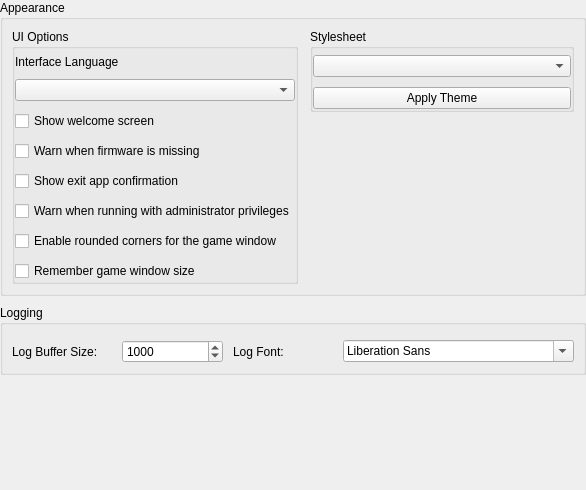
           <widget class="QWidget" name="gui_scroll_contents">
            <property name="geometry">
             <rect>
              <x>0</x>
              <y>0</y>
              <width>586</width>
              <height>490</height>
             </rect>
            </property>
            <layout class="QVBoxLayout" name="gui_tab_content_layout">
             <property name="spacing">
              <number>9</number>
             </property>
             <property name="leftMargin">
              <number>0</number>
             </property>
             <property name="topMargin">
              <number>0</number>
             </property>
             <property name="rightMargin">
              <number>0</number>
             </property>
             <property name="bottomMargin">
              <number>0</number>
             </property>
             <item>
              <widget class="QGroupBox" name="gb_gui_appearance_section">
               <property name="title">
                <string>Appearance</string>
               </property>
               <layout class="QHBoxLayout" name="gb_gui_appearance_section_layout">
                <property name="spacing">
                 <number>12</number>
                </property>
                <item alignment="Qt::AlignmentFlag::AlignTop">
                 <widget class="QGroupBox" name="gb_ui_options">
                  <property name="title">
                   <string>UI Options</string>
                  </property>
                  <property name="flat">
                   <bool>true</bool>
                  </property>
                  <layout class="QVBoxLayout" name="gb_ui_options_layout">
                   <property name="spacing">
                    <number>10</number>
                   </property>
                   <property name="leftMargin">
                    <number>0</number>
                   </property>
                   <property name="topMargin">
                    <number>6</number>
                   </property>
                   <property name="rightMargin">
                    <number>0</number>
                   </property>
                   <property name="bottomMargin">
                    <number>0</number>
                   </property>
                   <item>
                    <widget class="QLabel" name="label_ui_language">
                     <property name="text">
                      <string>Interface Language</string>
                     </property>
                    </widget>
                   </item>
                   <item>
                    <widget class="QComboBox" name="ui_language_box"/>
                   </item>
                   <item>
                    <widget class="QCheckBox" name="show_welcome">
                     <property name="text">
                      <string>Show welcome screen</string>
                     </property>
                    </widget>
                   </item>
                   <item>
                    <widget class="QCheckBox" name="warn_missing_firmware">
                     <property name="text">
                      <string>Warn when firmware is missing</string>
                     </property>
                    </widget>
                   </item>
                   <item>
                    <widget class="QCheckBox" name="confirm_exit_app">
                     <property name="text">
                      <string>Show exit app confirmation</string>
                     </property>
                    </widget>
                   </item>
                   <item>
                    <widget class="QCheckBox" name="warn_admin_privileges">
                     <property name="text">
                      <string>Warn when running with administrator privileges</string>
                     </property>
                    </widget>
                   </item>
                   <item>
                    <widget class="QCheckBox" name="windows_rounded_corners">
                     <property name="text">
                      <string>Enable rounded corners for the game window</string>
                     </property>
                    </widget>
                   </item>
                   <item>
                    <widget class="QCheckBox" name="remember_game_window_size">
                     <property name="text">
                      <string>Remember game window size</string>
                     </property>
                    </widget>
                   </item>
                  </layout>
                 </widget>
                </item>
                <item alignment="Qt::AlignmentFlag::AlignTop">
                 <widget class="QGroupBox" name="gb_stylesheet">
                  <property name="title">
                   <string>Stylesheet</string>
                  </property>
                  <property name="flat">
                   <bool>true</bool>
                  </property>
                  <layout class="QVBoxLayout" name="gb_stylesheet_layout">
                   <property name="spacing">
                    <number>10</number>
                   </property>
                   <property name="leftMargin">
                    <number>0</number>
                   </property>
                   <property name="topMargin">
                    <number>6</number>
                   </property>
                   <property name="rightMargin">
                    <number>0</number>
                   </property>
                   <property name="bottomMargin">
                    <number>0</number>
                   </property>
                   <item>
                    <widget class="QComboBox" name="combo_stylesheets"/>
                   </item>
                   <item>
                    <widget class="QPushButton" name="btn_apply_stylesheet">
                     <property name="text">
                      <string>Apply Theme</string>
                     </property>
                    </widget>
                   </item>
                  </layout>
                 </widget>
                </item>
               </layout>
              </widget>
             </item>
             <item>
              <widget class="QGroupBox" name="gb_gui_logging_section">
               <property name="title">
                <string>Logging</string>
               </property>
               <layout class="QVBoxLayout" name="gb_gui_logging_section_layout">
                <property name="spacing">
                 <number>10</number>
                </property>
                <item>
                 <layout class="QHBoxLayout" name="log_buffer_layout">
                  <property name="leftMargin">
                   <number>0</number>
                  </property>
                  <property name="topMargin">
                   <number>6</number>
                  </property>
                  <property name="rightMargin">
                   <number>0</number>
                  </property>
                  <property name="bottomMargin">
                   <number>0</number>
                  </property>
                  <item>
                   <widget class="QLabel" name="log_buffer_size_label">
                    <property name="text">
                     <string>Log Buffer Size:</string>
                    </property>
                   </widget>
                  </item>
                  <item>
                   <widget class="QSpinBox" name="log_buffer_size">
                    <property name="specialValueText">
                     <string>Infinite</string>
                    </property>
                    <property name="minimum">
                     <number>0</number>
                    </property>
                    <property name="maximum">
                     <number>1000000</number>
                    </property>
                    <property name="value">
                     <number>1000</number>
                    </property>
                   </widget>
                  </item>
                  <item>
                   <widget class="QLabel" name="log_font_label">
                    <property name="text">
                     <string>Log Font:</string>
                    </property>
                   </widget>
                  </item>
                  <item>
                   <widget class="QFontComboBox" name="log_font_family"/>
                  </item>
                 </layout>
                </item>
               </layout>
              </widget>
             </item>
             <item>
              <spacer name="gui_tab_content_spacer">
               <property name="orientation">
                <enum>Qt::Orientation::Vertical</enum>
               </property>
               <property name="sizeHint" stdset="0">
                <size>
                 <width>20</width>
                 <height>40</height>
                </size>
               </property>
              </spacer>
             </item>
            </layout>
           </widget>
